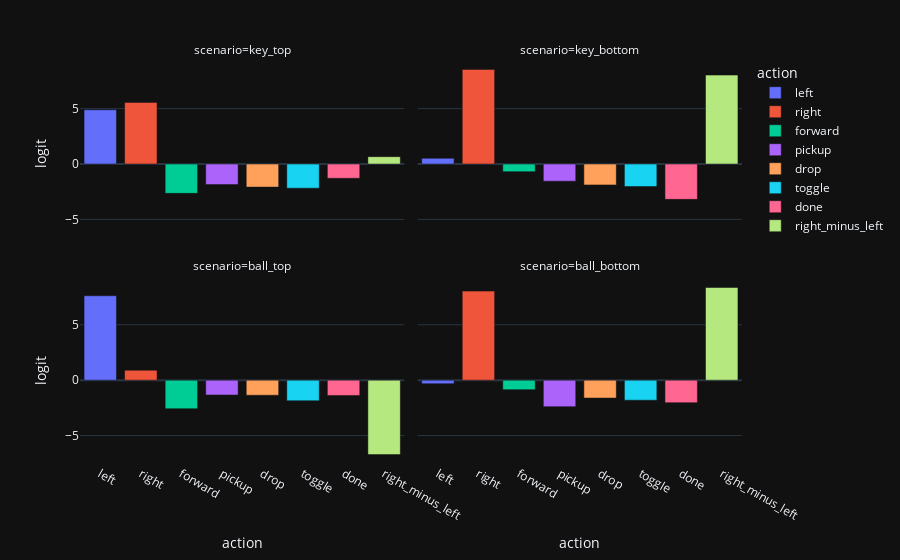

The notebook cell this image was saved under:
### Code cell
import pandas as pd
from src.streamlit_app.constants import IDX_TO_ACTION

def preds_to_df(action_preds, all_scenarios):
    import pandas as pd
    from src.streamlit_app.constants import IDX_TO_ACTION
    standard_predictions = pd.DataFrame(action_preds[:,-1,:].detach(), columns=IDX_TO_ACTION.values(), index = all_scenarios)
    # get right - left 
    standard_predictions["right_minus_left"] = standard_predictions["right"] - standard_predictions["left"]
    # wide to long 
    standard_predictions = standard_predictions.reset_index().melt(id_vars="index")
    standard_predictions.columns = ["scenario", "action", "logit"]
    # # filter for action in left or right
    # standard_predictions = standard_predictions[standard_predictions.action.isin(["left", "right"])]
    return standard_predictions

standard_predictions = preds_to_df(action_preds, all_scenarios)

px.bar(standard_predictions,
       x = 'action',
       y='logit',
       color = 'action', 
       facet_col='scenario',
        facet_col_wrap=2,
       template='plotly_dark').show()

### Figure 1 — Plotly figure (JSON) as saved in the notebook; plotly's stock layout.template omitted (floating-point values rounded to 4 significant figures)
{"data": [{"alignmentgroup": "True", "hovertemplate": "action=%{x}<br>scenario=key_top<br>logit=%{y}<extra></extra>", "legendgroup": "left", "marker": {"color": "#636efa", "pattern": {"shape": ""}}, "name": "left", "offsetgroup": "left", "orientation": "v", "showlegend": true, "textposition": "auto", "type": "bar", "x": ["left"], "xaxis": "x3", "y": [4.898], "yaxis": "y3"}, {"alignmentgroup": "True", "hovertemplate": "action=%{x}<br>scenario=key_bottom<br>logit=%{y}<extra></extra>", "legendgroup": "left", "marker": {"color": "#636efa", "pattern": {"shape": ""}}, "name": "left", "offsetgroup": "left", "orientation": "v", "showlegend": false, "textposition": "auto", "type": "bar", "x": ["left"], "xaxis": "x4", "y": [0.5148], "yaxis": "y4"}, {"alignmentgroup": "True", "hovertemplate": "action=%{x}<br>scenario=ball_top<br>logit=%{y}<extra></extra>", "legendgroup": "left", "marker": {"color": "#636efa", "pattern": {"shape": ""}}, "name": "left", "offsetgroup": "left", "orientation": "v", "showlegend": false, "textposition": "auto", "type": "bar", "x": ["left"], "xaxis": "x", "y": [7.617], "yaxis": "y"}, {"alignmentgroup": "True", "hovertemplate": "action=%{x}<br>scenario=ball_bottom<br>logit=%{y}<extra></extra>", "legendgroup": "left", "marker": {"color": "#636efa", "pattern": {"shape": ""}}, "name": "left", "offsetgroup": "left", "orientation": "v", "showlegend": false, "textposition": "auto", "type": "bar", "x": ["left"], "xaxis": "x2", "y": [-0.323], "yaxis": "y2"}, {"alignmentgroup": "True", "hovertemplate": "action=%{x}<br>scenario=key_top<br>logit=%{y}<extra></extra>", "legendgroup": "right", "marker": {"color": "#EF553B", "pattern": {"shape": ""}}, "name": "right", "offsetgroup": "right", "orientation": "v", "showlegend": true, "textposition": "auto", "type": "bar", "x": ["right"], "xaxis": "x3", "y": [5.562], "yaxis": "y3"}, {"alignmentgroup": "True", "hovertemplate": "action=%{x}<br>scenario=key_bottom<br>logit=%{y}<extra></extra>", "legendgroup": "right", "marker": {"color": "#EF553B", "pattern": {"shape": ""}}, "name": "right", "offsetgroup": "right", "orientation": "v", "showlegend": false, "textposition": "auto", "type": "bar", "x": ["right"], "xaxis": "x4", "y": [8.539], "yaxis": "y4"}, {"alignmentgroup": "True", "hovertemplate": "action=%{x}<br>scenario=ball_top<br>logit=%{y}<extra></extra>", "legendgroup": "right", "marker": {"color": "#EF553B", "pattern": {"shape": ""}}, "name": "right", "offsetgroup": "right", "orientation": "v", "showlegend": false, "textposition": "auto", "type": "bar", "x": ["right"], "xaxis": "x", "y": [0.8988], "yaxis": "y"}, {"alignmentgroup": "True", "hovertemplate": "action=%{x}<br>scenario=ball_bottom<br>logit=%{y}<extra></extra>", "legendgroup": "right", "marker": {"color": "#EF553B", "pattern": {"shape": ""}}, "name": "right", "offsetgroup": "right", "orientation": "v", "showlegend": false, "textposition": "auto", "type": "bar", "x": ["right"], "xaxis": "x2", "y": [8.036], "yaxis": "y2"}, {"alignmentgroup": "True", "hovertemplate": "action=%{x}<br>scenario=key_top<br>logit=%{y}<extra></extra>", "legendgroup": "forward", "marker": {"color": "#00cc96", "pattern": {"shape": ""}}, "name": "forward", "offsetgroup": "forward", "orientation": "v", "showlegend": true, "textposition": "auto", "type": "bar", "x": ["forward"], "xaxis": "x3", "y": [-2.648], "yaxis": "y3"}, {"alignmentgroup": "True", "hovertemplate": "action=%{x}<br>scenario=key_bottom<br>logit=%{y}<extra></extra>", "legendgroup": "forward", "marker": {"color": "#00cc96", "pattern": {"shape": ""}}, "name": "forward", "offsetgroup": "forward", "orientation": "v", "showlegend": false, "textposition": "auto", "type": "bar", "x": ["forward"], "xaxis": "x4", "y": [-0.6896], "yaxis": "y4"}, {"alignmentgroup": "True", "hovertemplate": "action=%{x}<br>scenario=ball_top<br>logit=%{y}<extra></extra>", "legendgroup": "forward", "marker": {"color": "#00cc96", "pattern": {"shape": ""}}, "name": "forward", "offsetgroup": "forward", "orientation": "v", "showlegend": false, "textposition": "auto", "type": "bar", "x": ["forward"], "xaxis": "x", "y": [-2.574], "yaxis": "y"}, {"alignmentgroup": "True", "hovertemplate": "action=%{x}<br>scenario=ball_bottom<br>logit=%{y}<extra></extra>", "legendgroup": "forward", "marker": {"color": "#00cc96", "pattern": {"shape": ""}}, "name": "forward", "offsetgroup": "forward", "orientation": "v", "showlegend": false, "textposition": "auto", "type": "bar", "x": ["forward"], "xaxis": "x2", "y": [-0.856], "yaxis": "y2"}, {"alignmentgroup": "True", "hovertemplate": "action=%{x}<br>scenario=key_top<br>logit=%{y}<extra></extra>", "legendgroup": "pickup", "marker": {"color": "#ab63fa", "pattern": {"shape": ""}}, "name": "pickup", "offsetgroup": "pickup", "orientation": "v", "showlegend": true, "textposition": "auto", "type": "bar", "x": ["pickup"], "xaxis": "x3", "y": [-1.858], "yaxis": "y3"}, {"alignmentgroup": "True", "hovertemplate": "action=%{x}<br>scenario=key_bottom<br>logit=%{y}<extra></extra>", "legendgroup": "pickup", "marker": {"color": "#ab63fa", "pattern": {"shape": ""}}, "name": "pickup", "offsetgroup": "pickup", "orientation": "v", "showlegend": false, "textposition": "auto", "type": "bar", "x": ["pickup"], "xaxis": "x4", "y": [-1.551], "yaxis": "y4"}, {"alignmentgroup": "True", "hovertemplate": "action=%{x}<br>scenario=ball_top<br>logit=%{y}<extra></extra>", "legendgroup": "pickup", "marker": {"color": "#ab63fa", "pattern": {"shape": ""}}, "name": "pickup", "offsetgroup": "pickup", "orientation": "v", "showlegend": false, "textposition": "auto", "type": "bar", "x": ["pickup"], "xaxis": "x", "y": [-1.339], "yaxis": "y"}, {"alignmentgroup": "True", "hovertemplate": "action=%{x}<br>scenario=ball_bottom<br>logit=%{y}<extra></extra>", "legendgroup": "pickup", "marker": {"color": "#ab63fa", "pattern": {"shape": ""}}, "name": "pickup", "offsetgroup": "pickup", "orientation": "v", "showlegend": false, "textposition": "auto", "type": "bar", "x": ["pickup"], "xaxis": "x2", "y": [-2.392], "yaxis": "y2"}, {"alignmentgroup": "True", "hovertemplate": "action=%{x}<br>scenario=key_top<br>logit=%{y}<extra></extra>", "legendgroup": "drop", "marker": {"color": "#FFA15A", "pattern": {"shape": ""}}, "name": "drop", "offsetgroup": "drop", "orientation": "v", "showlegend": true, "textposition": "auto", "type": "bar", "x": ["drop"], "xaxis": "x3", "y": [-2.082], "yaxis": "y3"}, {"alignmentgroup": "True", "hovertemplate": "action=%{x}<br>scenario=key_bottom<br>logit=%{y}<extra></extra>", "legendgroup": "drop", "marker": {"color": "#FFA15A", "pattern": {"shape": ""}}, "name": "drop", "offsetgroup": "drop", "orientation": "v", "showlegend": false, "textposition": "auto", "type": "bar", "x": ["drop"], "xaxis": "x4", "y": [-1.884], "yaxis": "y4"}, {"alignmentgroup": "True", "hovertemplate": "action=%{x}<br>scenario=ball_top<br>logit=%{y}<extra></extra>", "legendgroup": "drop", "marker": {"color": "#FFA15A", "pattern": {"shape": ""}}, "name": "drop", "offsetgroup": "drop", "orientation": "v", "showlegend": false, "textposition": "auto", "type": "bar", "x": ["drop"], "xaxis": "x", "y": [-1.36], "yaxis": "y"}, {"alignmentgroup": "True", "hovertemplate": "action=%{x}<br>scenario=ball_bottom<br>logit=%{y}<extra></extra>", "legendgroup": "drop", "marker": {"color": "#FFA15A", "pattern": {"shape": ""}}, "name": "drop", "offsetgroup": "drop", "orientation": "v", "showlegend": false, "textposition": "auto", "type": "bar", "x": ["drop"], "xaxis": "x2", "y": [-1.615], "yaxis": "y2"}, {"alignmentgroup": "True", "hovertemplate": "action=%{x}<br>scenario=key_top<br>logit=%{y}<extra></extra>", "legendgroup": "toggle", "marker": {"color": "#19d3f3", "pattern": {"shape": ""}}, "name": "toggle", "offsetgroup": "toggle", "orientation": "v", "showlegend": true, "textposition": "auto", "type": "bar", "x": ["toggle"], "xaxis": "x3", "y": [-2.183], "yaxis": "y3"}, {"alignmentgroup": "True", "hovertemplate": "action=%{x}<br>scenario=key_bottom<br>logit=%{y}<extra></extra>", "legendgroup": "toggle", "marker": {"color": "#19d3f3", "pattern": {"shape": ""}}, "name": "toggle", "offsetgroup": "toggle", "orientation": "v", "showlegend": false, "textposition": "auto", "type": "bar", "x": ["toggle"], "xaxis": "x4", "y": [-2.03], "yaxis": "y4"}, {"alignmentgroup": "True", "hovertemplate": "action=%{x}<br>scenario=ball_top<br>logit=%{y}<extra></extra>", "legendgroup": "toggle", "marker": {"color": "#19d3f3", "pattern": {"shape": ""}}, "name": "toggle", "offsetgroup": "toggle", "orientation": "v", "showlegend": false, "textposition": "auto", "type": "bar", "x": ["toggle"], "xaxis": "x", "y": [-1.86], "yaxis": "y"}, {"alignmentgroup": "True", "hovertemplate": "action=%{x}<br>scenario=ball_bottom<br>logit=%{y}<extra></extra>", "legendgroup": "toggle", "marker": {"color": "#19d3f3", "pattern": {"shape": ""}}, "name": "toggle", "offsetgroup": "toggle", "orientation": "v", "showlegend": false, "textposition": "auto", "type": "bar", "x": ["toggle"], "xaxis": "x2", "y": [-1.808], "yaxis": "y2"}, {"alignmentgroup": "True", "hovertemplate": "action=%{x}<br>scenario=key_top<br>logit=%{y}<extra></extra>", "legendgroup": "done", "marker": {"color": "#FF6692", "pattern": {"shape": ""}}, "name": "done", "offsetgroup": "done", "orientation": "v", "showlegend": true, "textposition": "auto", "type": "bar", "x": ["done"], "xaxis": "x3", "y": [-1.29], "yaxis": "y3"}, {"alignmentgroup": "True", "hovertemplate": "action=%{x}<br>scenario=key_bottom<br>logit=%{y}<extra></extra>", "legendgroup": "done", "marker": {"color": "#FF6692", "pattern": {"shape": ""}}, "name": "done", "offsetgroup": "done", "orientation": "v", "showlegend": false, "textposition": "auto", "type": "bar", "x": ["done"], "xaxis": "x4", "y": [-3.19], "yaxis": "y4"}, {"alignmentgroup": "True", "hovertemplate": "action=%{x}<br>scenario=ball_top<br>logit=%{y}<extra></extra>", "legendgroup": "done", "marker": {"color": "#FF6692", "pattern": {"shape": ""}}, "name": "done", "offsetgroup": "done", "orientation": "v", "showlegend": false, "textposition": "auto", "type": "bar", "x": ["done"], "xaxis": "x", "y": [-1.379], "yaxis": "y"}, {"alignmentgroup": "True", "hovertemplate": "action=%{x}<br>scenario=ball_bottom<br>logit=%{y}<extra></extra>", "legendgroup": "done", "marker": {"color": "#FF6692", "pattern": {"shape": ""}}, "name": "done", "offsetgroup": "done", "orientation": "v", "showlegend": false, "textposition": "auto", "type": "bar", "x": ["done"], "xaxis": "x2", "y": [-2.027], "yaxis": "y2"}, {"alignmentgroup": "True", "hovertemplate": "action=%{x}<br>scenario=key_top<br>logit=%{y}<extra></extra>", "legendgroup": "right_minus_left", "marker": {"color": "#B6E880", "pattern": {"shape": ""}}, "name": "right_minus_left", "offsetgroup": "right_minus_left", "orientation": "v", "showlegend": true, "textposition": "auto", "type": "bar", "x": ["right_minus_left"], "xaxis": "x3", "y": [0.6642], "yaxis": "y3"}, {"alignmentgroup": "True", "hovertemplate": "action=%{x}<br>scenario=key_bottom<br>logit=%{y}<extra></extra>", "legendgroup": "right_minus_left", "marker": {"color": "#B6E880", "pattern": {"shape": ""}}, "name": "right_minus_left", "offsetgroup": "right_minus_left", "orientation": "v", "showlegend": false, "textposition": "auto", "type": "bar", "x": ["right_minus_left"], "xaxis": "x4", "y": [8.025], "yaxis": "y4"}, {"alignmentgroup": "True", "hovertemplate": "action=%{x}<br>scenario=ball_top<br>logit=%{y}<extra></extra>", "legendgroup": "right_minus_left", "marker": {"color": "#B6E880", "pattern": {"shape": ""}}, "name": "right_minus_left", "offsetgroup": "right_minus_left", "orientation": "v", "showlegend": false, "textposition": "auto", "type": "bar", "x": ["right_minus_left"], "xaxis": "x", "y": [-6.718], "yaxis": "y"}, {"alignmentgroup": "True", "hovertemplate": "action=%{x}<br>scenario=ball_bottom<br>logit=%{y}<extra></extra>", "legendgroup": "right_minus_left", "marker": {"color": "#B6E880", "pattern": {"shape": ""}}, "name": "right_minus_left", "offsetgroup": "right_minus_left", "orientation": "v", "showlegend": false, "textposition": "auto", "type": "bar", "x": ["right_minus_left"], "xaxis": "x2", "y": [8.359], "yaxis": "y2"}], "layout": {"annotations": [{"font": {}, "showarrow": false, "text": "scenario=ball_top", "x": 0.245, "xanchor": "center", "xref": "paper", "y": 0.465, "yanchor": "bottom", "yref": "paper"}, {"font": {}, "showarrow": false, "text": "scenario=ball_bottom", "x": 0.755, "xanchor": "center", "xref": "paper", "y": 0.465, "yanchor": "bottom", "yref": "paper"}, {"font": {}, "showarrow": false, "text": "scenario=key_top", "x": 0.245, "xanchor": "center", "xref": "paper", "y": 1.0, "yanchor": "bottom", "yref": "paper"}, {"font": {}, "showarrow": false, "text": "scenario=key_bottom", "x": 0.755, "xanchor": "center", "xref": "paper", "y": 1.0, "yanchor": "bottom", "yref": "paper"}], "barmode": "relative", "legend": {"title": {"text": "action"}, "tracegroupgap": 0}, "margin": {"t": 60}, "xaxis": {"anchor": "y", "categoryarray": ["left", "right", "forward", "pickup", "drop", "toggle", "done", "right_minus_left"], "categoryorder": "array", "domain": [0, 0.49], "title": {"text": "action"}}, "xaxis2": {"anchor": "y2", "categoryarray": ["left", "right", "forward", "pickup", "drop", "toggle", "done", "right_minus_left"], "categoryorder": "array", "domain": [0.51, 1], "matches": "x", "title": {"text": "action"}}, "xaxis3": {"anchor": "y3", "domain": [0, 0.49], "matches": "x", "showticklabels": false}, "xaxis4": {"anchor": "y4", "domain": [0.51, 1], "matches": "x", "showticklabels": false}, "yaxis": {"anchor": "x", "domain": [0, 0.465], "title": {"text": "logit"}}, "yaxis2": {"anchor": "x2", "domain": [0, 0.465], "matches": "y", "showticklabels": false}, "yaxis3": {"anchor": "x3", "domain": [0.535, 1.0], "matches": "y", "title": {"text": "logit"}}, "yaxis4": {"anchor": "x4", "domain": [0.535, 1.0], "matches": "y", "showticklabels": false}}}
